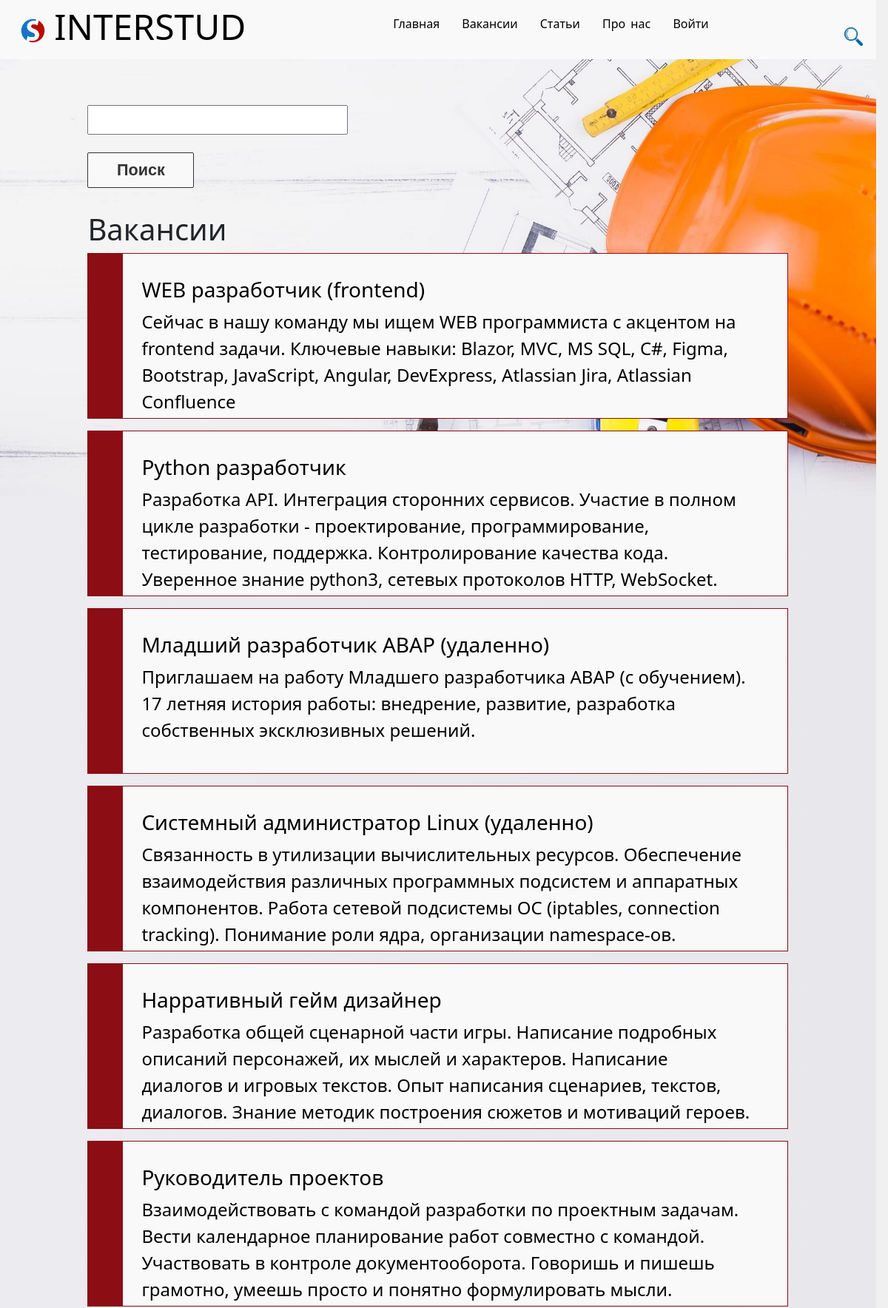
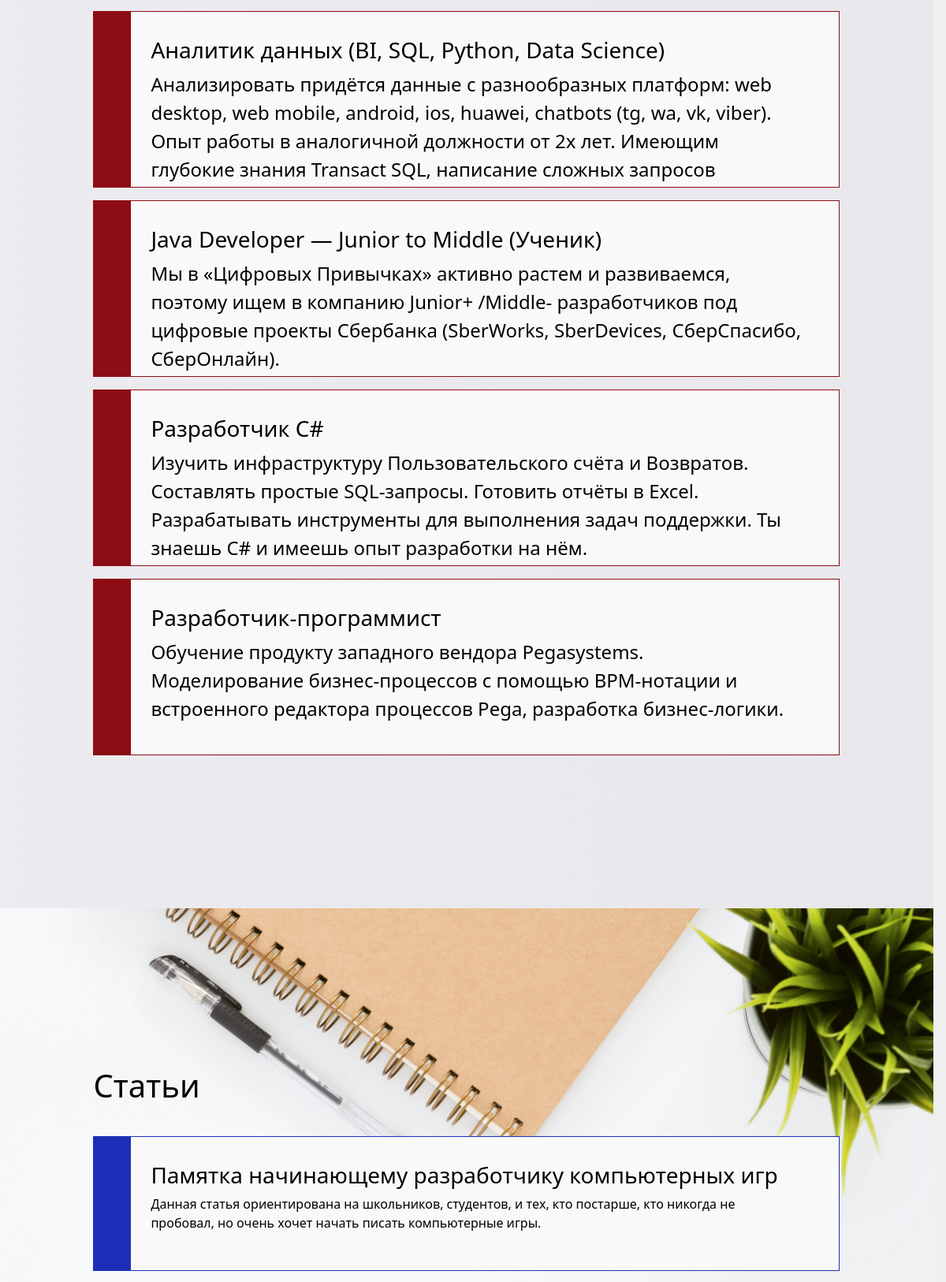
Page /find (upper part) on the committed database (2 pictures, top to bottom).
### job/models.py (models this page shows, shortened)
class Job(models.Model):
    title = models.CharField('Название', max_length=50, default='')
    specialty = models.CharField('Специализация', max_length=50, default='')
    salary = models.IntegerField('Зарплата', default=0)
    full_part_time = models.BooleanField('Занятость', default=False)
    work_graph = models.CharField('График работы', max_length=20, default='')
    company = models.CharField('Название компании', max_length=50, default='')
    post_date = models.DateTimeField(default=now)
    score = models.BigIntegerField(default=0)
    number_of_ratings = models.BigIntegerField(default=0)
    anons = models.CharField('Анонс', max_length=250)
    full_text = models.TextField('Статья')
    image = models.ImageField(blank=True, upload_to='job_images/', help_text='150x150px', verbose_name='Ссылка картинки')

### news/models.py (models this page shows, shortened)
class Article(models.Model):
    title = models.CharField('Название', max_length=50, default='')
    anons = models.CharField('Анонс', max_length=250)
    full_text = models.TextField('Статья')
    date = models.DateTimeField('Дата публикации')

### main/views.py (the view)
# urls.py: path('find', views.find, name='find')
def find(request):
    news = Article.objects.all()
    jobs = Job.objects.all()
    form4=Find(request.GET)
    form5=Find(request.GET)
    if form5.is_valid():
        if form5.cleaned_data["find"]:
            jobs=jobs.filter(Q(title__icontains=form5.cleaned_data["find"])|Q(specialty__icontains=form5.cleaned_data["find"])|Q(work_graph__icontains=form5.cleaned_data["find"])|Q(company__icontains=form5.cleaned_data["find"])|Q(anons__icontains=form5.cleaned_data["find"])|Q(full_text__icontains=form5.cleaned_data["find"]))
            news=news.filter(Q(title__icontains=form5.cleaned_data["find"])|Q(anons__icontains=form5.cleaned_data["find"])|Q(full_text__icontains=form5.cleaned_data["find"]))
    return render(request, 'main/find.html', {'news': news, 'jobs':jobs,'form4':form4,'form5':form5})

### main/forms.py
class Find(forms.Form):
    find=forms.CharField(label="", required=False)

### main/templates/main/find.html (shortened to what this page needs)
{% extends 'main/layout.html' %}
{% block content %}
<div class="vac_poisk bl_vac_list">
    <div>
        <form action="" method="get">
            {{ form5.as_p }}
            <input type="submit" value="Поиск" class="button_form">
        </form>
    </div>
    <h1>Вакансии</h1>
    {% for el in jobs %}
    <div class="bl12">
        <a href="{% url 'job_detail' el.id %}">
            <h3>{{ el.title}}</h3>
            <p>{{ el.anons }}</p>
        </a>
    </div>
    {% endfor %}
</div>
<div class="bl_art_list">
    <h1>Статьи</h1>
    {% for el in news %}
    <div class="bl11">
        <a href="{% url 'news_detail' el.id %}">
            <h3>{{ el.title}}</h3>
            <p>{{ el.anons }}</p>
        </a>
    </div>
    {% endfor %}
</div>
{% endblock %}

### main/static/main/css/main.css (style rules this page uses)
* { margin: 0; padding: 0; box-sizing: border-box; }
html, body { background-color: rgb(239, 240, 239); width:98.65vw; height:100vh; }
.bl_art_list { background: url("/media/article/art_list.jpg"), linear-gradient(to right, rgb(250,251,253), rgb(243,243,246)); background-repeat: no-repeat; background-size: 100%; padding: 17% 10% 10% 10%; text-align: left; width: 98.65vw; height: auto; }
.bl_art_list h1 { color: black; margin-bottom: 5vh; }
.bl11 { background: linear-gradient(to right, #1e2eb8 0 , #1e2eb8 5%, #f9f9f9 5% , #f9f9f9 100% ); width: 100%; max-height:25vh; padding: 4vh 4vw 4vh 6vw; margin-bottom: 2vh; border: 0.2vh #1e2eb8 solid; }
.bl_vac_list { background: url("/media/job/job_list.jpg"), linear-gradient(to right, rgb(236,235,240), rgb(232,231,236)); background-repeat: no-repeat; background-size: 100%; padding: 12% 10% 15% 10%; text-align: left; width: 98.65vw; height: auto; }
.bl_vac_list p { font-size: 3vh; font-weight: 500; }
.bl12 { background: linear-gradient(to right, #8c0d14 0 , #8c0d14 5%, #f9f9f9 5% , #f9f9f9 100% ); width: 100%; max-height:28vh; padding: 4vh 4vw 4vh 6vw; margin-bottom: 2vh; border: 0.2vh #8c0d14 solid; }
a:hover, a:visited, a:link, a:active { text-decoration: none; color: #000; }
.button_form { position: relative; display: flex; justify-content:center; padding: 0.3vw 1vh 0.3vw 1vh; margin: 3vh 0px 4vh 0vw; width: 12vw; height: 6vh; text-align: center; font-size: 2.7vh; color: rgb(52, 51, 51); font-family: sans-serif; font-weight: bold; text-decoration:none; background: #f9f9f9; border: 1px rgb(52, 51, 51) solid; border-radius: 2px; }

### rows in the picture
Job: title "WEB разработчик (frontend)", anons "Сейчас в нашу команду мы ищем WEB программиста c акцентом на frontend задачи. Ключевые навыки: Blazor, MVC, MS SQL, C#, Figma, Bootstrap, JavaScript, Angular, DevExpress, Atlassian Jira, Atlassian Confluence"
Job: title "Python разработчик", anons "Разработка API. Интеграция сторонних сервисов. Участие в полном цикле разработки - проектирование, программирование, тестирование, поддержка. Контролирование качества кода. Уверенное знание python3, сетевых протоколов HTTP, WebSocket."
Job: title "Младший разработчик ABAP (удаленно)", anons "Приглашаем на работу Младшего разработчика ABAP (с обучением). 17 летняя история работы: внедрение, развитие, разработка собственных эксклюзивных решений."
Job: title "Системный администратор Linux (удаленно)", anons "Связанность в утилизации вычислительных ресурсов. Обеспечение взаимодействия различных программных подcистем и аппаратных компонентов. Работа сетевой подсистемы ОС (iptables, connection tracking). Понимание роли ядра, организации namespace-ов."
Job: title "Нарративный гейм дизайнер", anons "Разработка общей сценарной части игры. Написание подробных описаний персонажей, их мыслей и характеров. Написание диалогов и игровых текстов. Опыт написания сценариев, текстов, диалогов. Знание методик построения сюжетов и мотиваций героев."
Job: title "Руководитель проектов", anons "Взаимодействовать с командой разработки по проектным задачам. Вести календарное планирование работ совместно с командой. Участвовать в контроле документооборота. Говоришь и пишешь грамотно, умеешь просто и понятно формулировать мысли."
Job: title "Аналитик данных (BI, SQL, Python, Data Science)", anons "Анализировать придётся данные с разнообразных платформ: web desktop, web mobile, android, ios, huawei, chatbots (tg, wa, vk, viber). Опыт работы в аналогичной должности от 2х лет. Имеющим глубокие знания Transact SQL, написание сложных запросов"
Job: title "Java Developer — Junior to Middle (Ученик)", anons "Мы в «Цифровых Привычках» активно растем и развиваемся, поэтому ищем в компанию Junior+ /Middle- разработчиков под цифровые проекты Сбербанка (SberWorks, SberDevices, СберСпасибо, СберОнлайн)."
Job: title "Разработчик C#", anons "Изучить инфраструктуру Пользовательского счёта и Возвратов. Составлять простые SQL-запросы. Готовить отчёты в Excel. Разрабатывать инструменты для выполнения задач поддержки. Ты знаешь C# и имеешь опыт разработки на нём."
Job: title "Разработчик-программист", anons "Обучение продукту западного вендора Pegasystems. Моделирование бизнес-процессов с помощью BPM-нотации и встроенного редактора процессов Pega, разработка бизнес-логики."
Article: title "Памятка начинающему разработчику компьютерных игр", anons "Данная статья ориентирована на школьников, студентов, и тех, кто постарше, кто никогда не пробовал, но очень хочет начать писать компьютерные игры."
